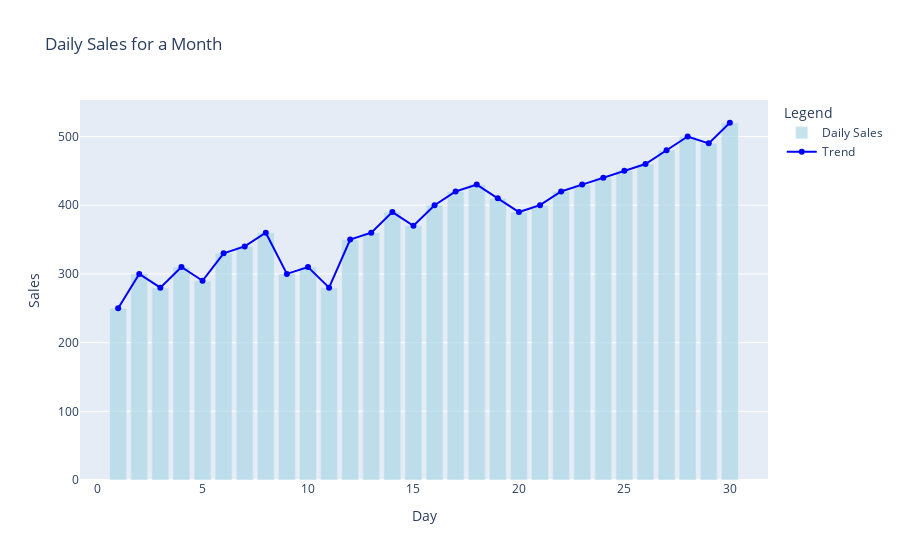

Notebook source saved alongside this figure:
### Code cell
fig2.update_layout(
    title = 'Daily Sales for a Month',
    xaxis_title = 'Day',
    yaxis_title = 'Sales',
    legend_title = 'Legend' # 好像默认需要多个图像类型才会显示图例
)

### Figure 1 — Plotly figure (JSON) as saved in the notebook; plotly's stock layout.template omitted (floating-point values rounded to 4 significant figures)
{"data": [{"marker": {"color": "lightblue"}, "name": "Daily Sales", "opacity": 0.7, "type": "bar", "x": [1, 2, 3, 4, 5, 6, 7, 8, 9, 10, 11, 12, 13, 14, 15, 16, 17, 18, 19, 20, 21, 22, 23, 24, 25, 26, 27, 28, 29, 30], "y": [250, 300, 280, 310, 290, 330, 340, 360, 300, 310, 280, 350, 360, 390, 370, 400, 420, 430, 410, 390, 400, 420, 430, 440, 450, 460, 480, 500, 490, 520]}, {"marker": {"color": "blue"}, "mode": "lines+markers", "name": "Trend", "type": "scatter", "x": [1, 2, 3, 4, 5, 6, 7, 8, 9, 10, 11, 12, 13, 14, 15, 16, 17, 18, 19, 20, 21, 22, 23, 24, 25, 26, 27, 28, 29, 30], "y": [250, 300, 280, 310, 290, 330, 340, 360, 300, 310, 280, 350, 360, 390, 370, 400, 420, 430, 410, 390, 400, 420, 430, 440, 450, 460, 480, 500, 490, 520]}], "layout": {"legend": {"title": {"text": "Legend"}}, "title": {"text": "Daily Sales for a Month"}, "xaxis": {"title": {"text": "Day"}}, "yaxis": {"title": {"text": "Sales"}}}}
